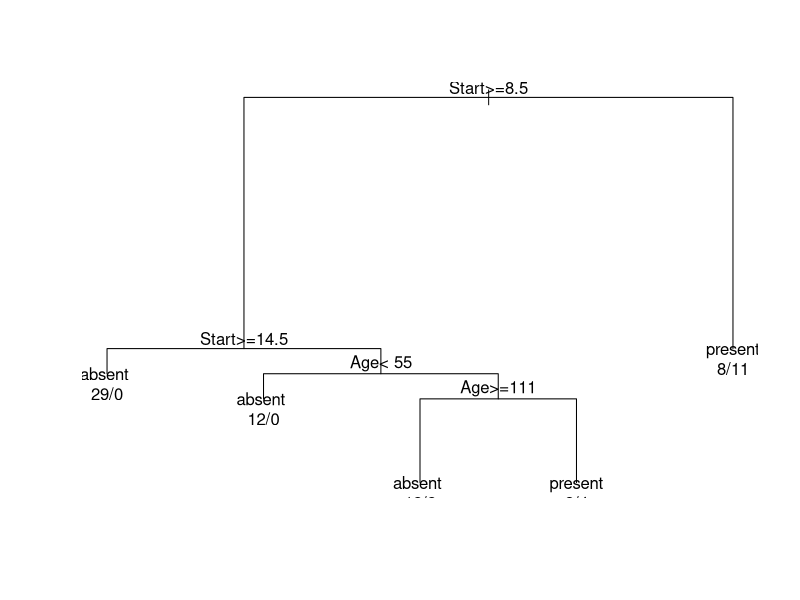

Source code (R):
## ---- chunk 1
#http://r-exercises.com/2016/12/13/recursive-partitioning-and-regression-trees-exercises/

#------Recursive Partitioning and Regression Trees Exercises-----
library(rpart)

help('kyphosis')

#Build a tree to classify Kyphosis from Age, Number and Start.
TREE=rpart(Kyphosis ~ Age + Number + Start, data=kyphosis,method="class")
TREE

#------Consider the tree build in exercise 1.------
#1) Which variables are used to explain kyhosis presence?
#option using plot
plot(TREE)
text(TREE, use.n=T)
TREE
cat('the variables are Start and Age')

#2) How many observations contains the terminal nodes.
cat('*denotes terminal nodes. Each nodes has 29, 12, 14, 7 and 19 observations')


# Consider the Kyphosis data frame.
# 1)Build a tree using the first 60 observations of kyphosis.
TREE=rpart(Kyphosis ~ Age + Number + Start, data=kyphosis[1:60,],method="class")
TREE
# 2)Predict the kyphosis presence for the other 21 observations.
PR=predict(TREE, kyphosis[61:81,], type='class')
# 3)Which is the misclassification rate (prediction error)
test=kyphosis$Kyphosis[61:81]
table(PR, test)

rate=100*length(which(PR!=test))/length(PR)
cat('the misclassification rate is:', rate)

#1)Build a tree to classify Species from the other variables.
TREE2=rpart(Species ~ ., data=iris,method="class")
TREE2


#------NOT COMPLETED------------






